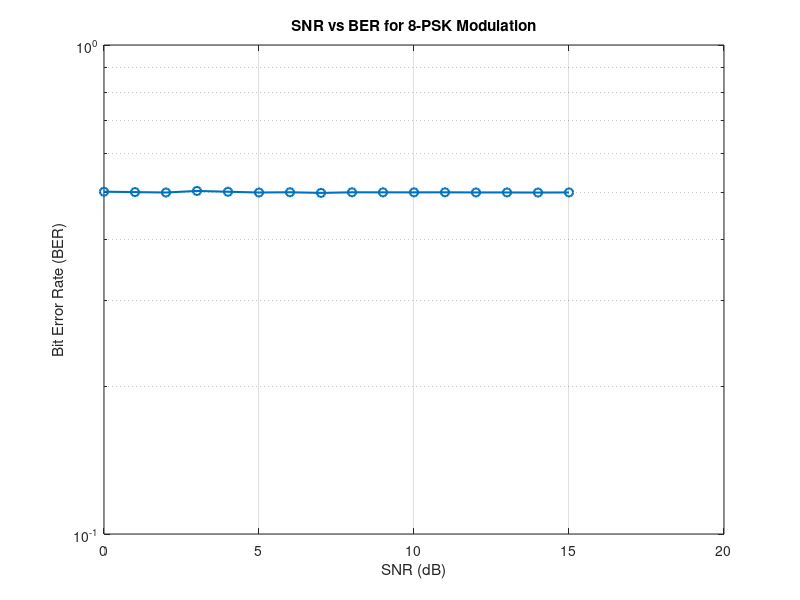

Reproduce this figure in MATLAB.
clc;
clear;
close all;

% Parameters
M = 8;                      % Modulation order (8-PSK)
bps = log2(M);              % Bits per symbol
numBits = 1e5;              % Total number of bits to transmit

% Generate random input bits
inputBits = randi([0 1], numBits, 1);

% Ensure the total number of bits is divisible by bps
remainder = mod(numBits, bps);
if remainder ~= 0
    paddingBits = zeros(bps - remainder, 1);  % Add zeros as padding
    inputBits = [inputBits; paddingBits];     % Append padding bits
end

% Group bits into symbols
reshapedBits = reshape(inputBits, [], bps);   % Reshape bits into groups of 'bps'
symbolIndices = bi2de(reshapedBits, 'left-msb'); % Convert groups of bits to decimal indices

% 8-PSK Modulation
txSymbols = pskmod(symbolIndices, M, pi/M); % pi/M phase offset for standard 8-PSK

% SNR Range
SNR_dB = 0:15;               % SNR values in dB
BER = zeros(size(SNR_dB));   % Preallocate BER vector

% Loop over SNR values
for idx = 1:length(SNR_dB)
    % Add AWGN noise to the transmitted symbols
    rxSymbols = awgn(txSymbols, SNR_dB(idx), 'measured');
    
    % Demodulation
    rxSymbolIndices = pskdemod(rxSymbols, M, pi/M); % Use same phase offset
    
    % Convert symbols back to bits
    rxBits = de2bi(rxSymbolIndices, bps, 'left-msb'); 
    rxBits = reshape(rxBits', [], 1);  % Reshape back to column vector
    
    % Calculate Bit Error Rate (BER)
    [~, BER(idx)] = biterr(inputBits, rxBits);
end

% Plot SNR vs BER
figure;
semilogy(SNR_dB, BER, 'o-', 'LineWidth', 1.5);
grid on;
xlabel('SNR (dB)');
ylabel('Bit Error Rate (BER)');
title('SNR vs BER for 8-PSK Modulation');
